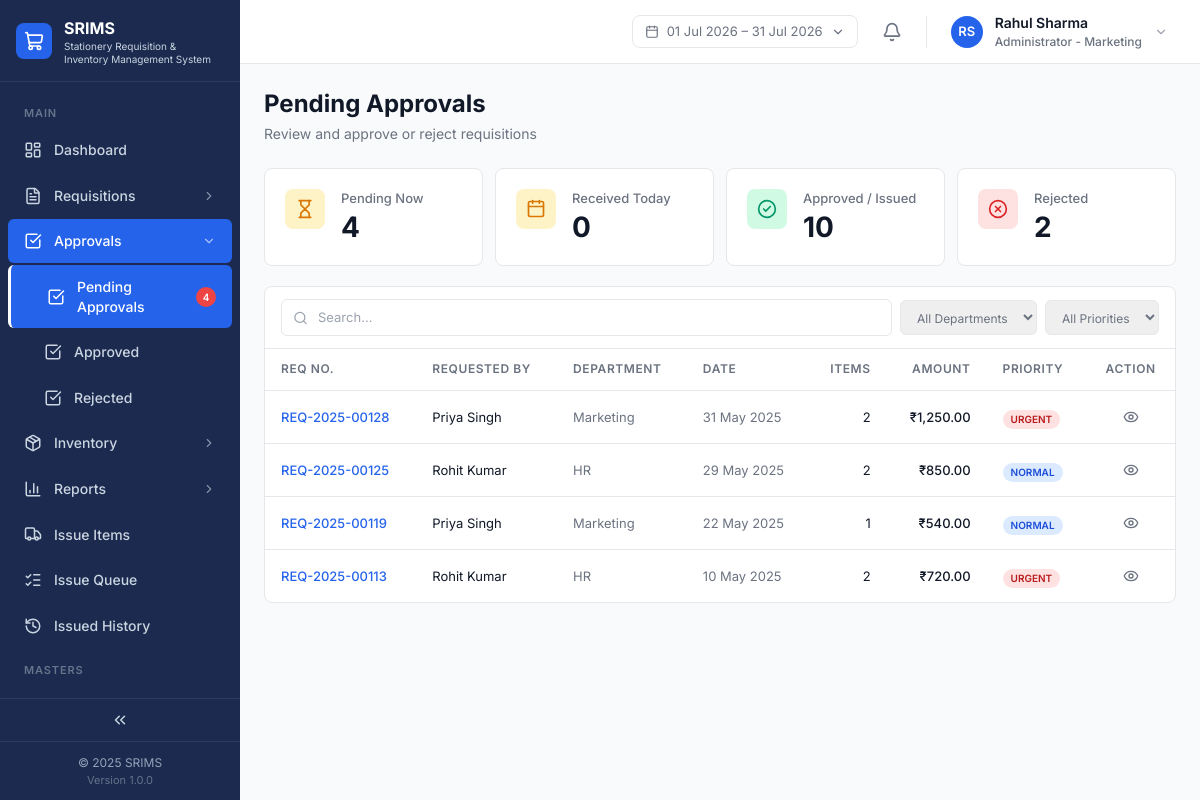
/approvals/pending.php (signed in), run on the app's committed database.
### tables this page shows
CREATE TABLE IF NOT EXISTS `requisitions` (
  `id` VARCHAR(40) NOT NULL PRIMARY KEY,
  `user_id` VARCHAR(40) NOT NULL,
  `department_id` VARCHAR(40) NOT NULL,
  `status` ENUM('DRAFT','PENDING','APPROVED','REJECTED','ISSUED','PARTIAL') NOT NULL DEFAULT 'DRAFT',
  `purpose` VARCHAR(191) DEFAULT NULL,
  `remarks` TEXT DEFAULT NULL,
  `required_date` DATE DEFAULT NULL,
  `total_amount` DECIMAL(12,2) NOT NULL DEFAULT 0,
  `priority` ENUM('LOW','NORMAL','URGENT') NOT NULL DEFAULT 'NORMAL',
  `created_at` DATETIME NOT NULL DEFAULT CURRENT_TIMESTAMP,
  `updated_at` DATETIME NOT NULL DEFAULT CURRENT_TIMESTAMP ON UPDATE CURRENT_TIMESTAMP,
  `approved_by_id` VARCHAR(40) DEFAULT NULL,
  `approved_at` DATETIME DEFAULT NULL,
  `rejected_reason` TEXT DEFAULT NULL,
  KEY `idx_req_status` (`status`),
  KEY `idx_req_user` (`user_id`),
  KEY `idx_req_department` (`department_id`),
  KEY `idx_req_created` (`created_at`),
  CONSTRAINT `fk_req_user` FOREIGN KEY (`user_id`) REFERENCES `users` (`id`),
  CONSTRAINT `fk_req_department` FOREIGN KEY (`department_id`) REFERENCES `departments` (`id`),
  CONSTRAINT `fk_req_approver` FOREIGN KEY (`approved_by_id`) REFERENCES `users` (`id`)
);

CREATE TABLE IF NOT EXISTS `users` (
  `id` VARCHAR(40) NOT NULL PRIMARY KEY,
  `name` VARCHAR(191) NOT NULL,
  `email` VARCHAR(191) NOT NULL UNIQUE,
  `password_hash` VARCHAR(255) NOT NULL,
  `role` ENUM('ADMIN','USER','APPROVER','INVENTORY_MGR') NOT NULL DEFAULT 'USER',
  `department_id` VARCHAR(40) NOT NULL,
  `approver_id` VARCHAR(40) DEFAULT NULL,
  `is_active` TINYINT(1) NOT NULL DEFAULT 1,
  `avatar_url` LONGTEXT DEFAULT NULL,
  KEY `idx_users_department` (`department_id`),
  CONSTRAINT `fk_users_department` FOREIGN KEY (`department_id`) REFERENCES `departments` (`id`),
  CONSTRAINT `fk_users_approver` FOREIGN KEY (`approver_id`) REFERENCES `users` (`id`)
);

CREATE TABLE IF NOT EXISTS `departments` (
  `id` VARCHAR(40) NOT NULL PRIMARY KEY,
  `name` VARCHAR(191) NOT NULL UNIQUE
);

### includes/functions.php (called while the page is built, shortened)
<?php
function formatCurrency(float $amount): string
{
    $formatted = number_format($amount, 2);
    if (preg_match('/^(-?)(\d+)(\.\d{2})$/', $formatted === '' ? '0.00' : str_replace(',', '', $formatted), $m)) {
        $sign = $m[1];
        $intPart = $m[2];
        $decPart = $m[3];
        if (strlen($intPart) > 3) {
            $last3 = substr($intPart, -3);
            $rest  = substr($intPart, 0, -3);
            $rest  = preg_replace('/\B(?=(\d{2})+(?!\d))/', ',', $rest);
            $intPart = $rest . ',' . $last3;
        }
        $formatted = $sign . $intPart . $decPart;
    }
    return '₹' . $formatted;
}
function formatDate($date): string
{
    $ts = is_numeric($date) ? (int)$date : strtotime((string)$date);
    return date('d M Y', $ts);
}
function e(?string $s): string
{
    return htmlspecialchars((string) $s, ENT_QUOTES, 'UTF-8');
}

### approvals/pending.php (the view, shortened to what this page needs)
<?php
require_once __DIR__ . '/../config.php';
$searchQuery = trim($_GET['q'] ?? '');
$departmentFilter = $_GET['department'] ?? '';
$priorityFilter = $_GET['priority'] ?? '';
$page = max(1, (int) ($_GET['page'] ?? 1));
$perPage = 8;
$selectedId = $_GET['selected'] ?? null;
$sql = "SELECT r.*, u.name AS user_name, d.name AS department_name FROM requisitions r
        JOIN users u ON u.id = r.user_id JOIN departments d ON d.id = r.department_id WHERE r.status = 'PENDING'";
$params = [];
$sql .= ' ORDER BY r.created_at DESC';
$stmt = $pdo->prepare($sql);
$stmt->execute($params);
$pendingReqs = $stmt->fetchAll();
$totalPages = max(1, (int) ceil(count($pendingReqs) / $perPage));
$page = min($page, $totalPages);
$paginated = array_slice($pendingReqs, ($page - 1) * $perPage, $perPage);
$todayReqs = count(array_filter($pendingReqs, fn($r) => date('Y-m-d', strtotime($r['created_at'])) === date('Y-m-d')));
$approvedThisMonth = (int) $pdo->query("SELECT COUNT(*) FROM requisitions WHERE status IN ('APPROVED','ISSUED','PARTIAL')")->fetchColumn();
$rejectedCount = (int) $pdo->query("SELECT COUNT(*) FROM requisitions WHERE status = 'REJECTED'")->fetchColumn();
$selectedReq = null;
$qs = function (array $overrides = []) use ($searchQuery, $departmentFilter, $priorityFilter, $selectedId) {
    $q = array_merge(['q' => $searchQuery, 'department' => $departmentFilter, 'priority' => $priorityFilter, 'selected' => $selectedId], $overrides);
    $q = array_filter($q, fn($v) => $v !== null && $v !== '');
    return $q ? '?' . http_build_query($q) : '';
};
include __DIR__ . '/../includes/header.php';
include __DIR__ . '/../includes/app-shell-start.php';
?>
<div class="mb-6"><h1 class="text-page-title text-text-primary">Pending Approvals</h1><p class="text-page-subtitle text-text-secondary mt-1">Review and approve or reject requisitions</p></div>
<div class="mb-5 grid grid-cols-2 gap-3 lg:grid-cols-4">
    <div class="flex items-start gap-4 rounded-card border border-border bg-surface-card p-card-padding">
        <div class="flex h-10 w-10 flex-shrink-0 items-center justify-center rounded-lg bg-tint-amber-bg"><i data-lucide="hourglass" class="text-tint-amber-icon" style="width:20px;height:20px"></i></div>
        <div><p class="text-card-label text-text-secondary">Pending Now</p><p class="mt-1 text-card-value text-text-primary"><?= count($pendingReqs) ?></p></div>
    </div>
    <div class="flex items-start gap-4 rounded-card border border-border bg-surface-card p-card-padding">
        <div class="flex h-10 w-10 flex-shrink-0 items-center justify-center rounded-lg bg-tint-amber-bg"><i data-lucide="calendar" class="text-tint-amber-icon" style="width:20px;height:20px"></i></div>
        <div><p class="text-card-label text-text-secondary">Received Today</p><p class="mt-1 text-card-value text-text-primary"><?= $todayReqs ?></p></div>
    </div>
    <div class="flex items-start gap-4 rounded-card border border-border bg-surface-card p-card-padding">
        <div class="flex h-10 w-10 flex-shrink-0 items-center justify-center rounded-lg bg-tint-green-bg"><i data-lucide="check-circle-2" class="text-tint-green-icon" style="width:20px;height:20px"></i></div>
        <div><p class="text-card-label text-text-secondary">Approved / Issued</p><p class="mt-1 text-card-value text-text-primary"><?= $approvedThisMonth ?></p></div>
    </div>
    <div class="flex items-start gap-4 rounded-card border border-border bg-surface-card p-card-padding">
        <div class="flex h-10 w-10 flex-shrink-0 items-center justify-center rounded-lg bg-tint-red-bg"><i data-lucide="x-circle" class="text-tint-red-icon" style="width:20px;height:20px"></i></div>
        <div><p class="text-card-label text-text-secondary">Rejected</p><p class="mt-1 text-card-value text-text-primary"><?= $rejectedCount ?></p></div>
    </div>
</div>
<div class="grid grid-cols-1 gap-6 lg:grid-cols-5">
    <div class="<?= $selectedReq ? 'lg:col-span-3' : 'lg:col-span-5' ?>">
        <div class="rounded-card border border-border bg-surface-card">
            <form method="GET" class="flex flex-wrap items-center gap-2 border-b border-border px-4 py-3">
                <div class="relative flex-1 min-w-[180px]">
                    <i data-lucide="search" class="absolute left-3 top-1/2 -translate-y-1/2 text-text-muted" style="width:15px;height:15px"></i>
                    <input type="text" name="q" value="<?= e($searchQuery) ?>" placeholder="Search..." class="w-full rounded-button border border-border py-2 pl-9 pr-3 text-[13px] placeholder:text-text-muted focus:border-brand-primary focus:outline-none">
                </div>
                <select name="department" onchange="this.form.submit()" class="rounded-button border border-border px-3 py-2 text-[12px] text-text-secondary focus:outline-none">
                    <option value="">All Departments</option>
                </select>
                <select name="priority" onchange="this.form.submit()" class="rounded-button border border-border px-3 py-2 text-[12px] text-text-secondary focus:outline-none">
                    <option value="">All Priorities</option>
                </select>
            </form>
            <div class="overflow-x-auto">
                <table class="w-full">
                    <thead><tr class="border-b border-border">
                        <?php foreach (['REQ No.', 'Requested By', 'Department', 'Date', 'Items', 'Amount', 'Priority', 'Action'] as $h): ?>
                        <th class="px-4 py-3 text-table-header uppercase tracking-table-header text-text-secondary <?= in_array($h, ['Items', 'Amount']) ? 'text-right' : ($h === 'Action' ? 'text-center' : 'text-left') ?>"><?= $h ?></th>
                        <?php endforeach; ?>
                    </tr></thead>
                    <tbody>
                        <?php if (empty($paginated)): ?>
                        <tr><td colspan="8" class="px-4 py-12 text-center text-[14px] text-text-muted">No pending requisitions</td></tr>
                        <?php else: foreach ($paginated as $req):
                            $itemCount = (int) $pdo->query('SELECT COUNT(*) FROM requisition_items WHERE requisition_id=' . $pdo->quote($req['id']))->fetchColumn();
                            $isSel = $selectedReq && $selectedReq['id'] === $req['id'];
                        ?>
                        <tr class="border-b border-border last:border-0 cursor-pointer transition-colors <?= $isSel ? 'bg-blue-50' : 'hover:bg-gray-50' ?>" onclick="window.location.href='<?= $qs(['selected' => $req['id']]) ?>'">
                            <td class="px-4 py-3 text-[13px] font-medium text-brand-primary"><?= e($req['id']) ?></td>
                            <td class="px-4 py-3 text-[13px] text-text-primary"><?= e($req['user_name']) ?></td>
                            <td class="px-4 py-3 text-[13px] text-text-secondary"><?= e($req['department_name']) ?></td>
                            <td class="px-4 py-3 text-[13px] text-text-secondary"><?= formatDate($req['created_at']) ?></td>
                            <td class="px-4 py-3 text-right text-[13px]"><?= $itemCount ?></td>
                            <td class="px-4 py-3 text-right text-[13px] font-medium"><?= formatCurrency((float) $req['total_amount']) ?></td>
                            <td class="px-4 py-3"><span class="inline-block rounded-full px-2 py-0.5 text-[10px] font-semibold <?= $req['priority'] === 'URGENT' ? 'bg-red-100 text-red-700' : ($req['priority'] === 'NORMAL' ? 'bg-blue-100 text-blue-700' : 'bg-gray-100 text-gray-600') ?>"><?= e($req['priority']) ?></span></td>
                            <td class="px-4 py-3 text-center"><button type="button" onclick="event.stopPropagation(); window.location.href='<?= $qs(['selected' => $req['id']]) ?>'" class="rounded p-1.5 text-text-secondary hover:bg-gray-100 hover:text-brand-primary"><i data-lucide="eye" style="width:16px;height:16px"></i></button></td>
                        </tr>
                        <?php endforeach; endif; ?>
                    </tbody>
                </table>
            </div>
        </div>
    </div>
</div>
<?php include __DIR__ . '/../includes/app-shell-end.php'; ?>

### assets/css/custom.css (style rules this page uses)
:root { --sidebar-bg: #1B2A4E; --sidebar-active: #2563EB; --sidebar-text: #CBD5E1; --sidebar-text-hi: #FFFFFF; --sidebar-section: #64748B; --sidebar-border: #2D3B5E; --bg-app: #F9FAFB; --bg-card: #FFFFFF; --border: #E5E7EB; --border-strong: #D1D5DB; --text-primary: #111827; --text-secondary: #6B7280; --text-muted: #9CA3AF; --primary: #2563EB; --primary-hover: #1D4ED8; }
body { color: var(--text-primary); background: var(--bg-app); }

### data on the page
requisitions: id "REQ-2025-00128", user.name "Priya Singh", department.name "Marketing", created_at "31 May 2025", itemCount "2", total_amount "₹1,250.00", priority "URGENT"
requisitions: id "REQ-2025-00125", user.name "Rohit Kumar", department.name "HR", created_at "29 May 2025", itemCount "2", total_amount "₹850.00", priority "NORMAL"
requisitions: id "REQ-2025-00119", user.name "Priya Singh", department.name "Marketing", created_at "22 May 2025", itemCount "1", total_amount "₹540.00", priority "NORMAL"
requisitions: id "REQ-2025-00113", user.name "Rohit Kumar", department.name "HR", created_at "10 May 2025", itemCount "2", total_amount "₹720.00", priority "URGENT"

### other printed values
$companyName ?: 'SRIMS' "SRIMS"
$section['title'] "MAIN"
$item['label'] "Dashboard"
$item['label'] "Requisitions"
$item['label'] "Approvals"
$item['label'] "Pending Approvals"
$pendingCount "4"
$item['label'] "Approved"
$item['label'] "Rejected"
$item['label'] "Inventory"
$item['label'] "Reports"
$item['label'] "Issue Items"
$item['label'] "Issue Queue"
$item['label'] "Issued History"
$section['title'] "MASTERS"
